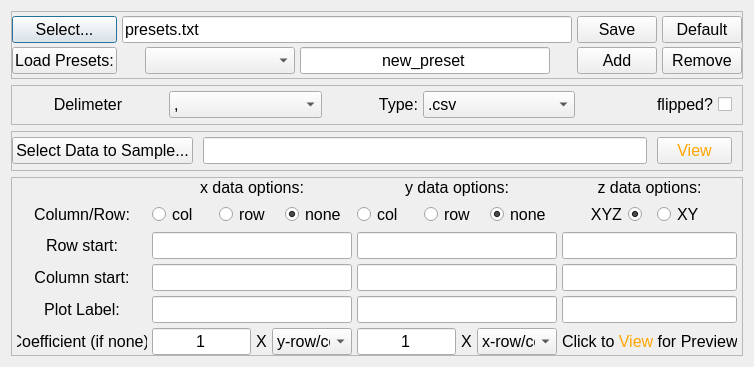
<?xml version="1.0" encoding="UTF-8"?>
<ui version="4.0">
 <class>Dialog</class>
 <widget class="QDialog" name="Dialog">
  <property name="geometry">
   <rect>
    <x>0</x>
    <y>0</y>
    <width>749</width>
    <height>367</height>
   </rect>
  </property>
  <property name="windowTitle">
   <string>Dialog</string>
  </property>
  <layout class="QGridLayout" name="gridLayout">
   <item row="4" column="0">
    <widget class="QFrame" name="frame_8">
     <property name="font">
      <font>
       <pointsize>12</pointsize>
      </font>
     </property>
     <property name="frameShape">
      <enum>QFrame::StyledPanel</enum>
     </property>
     <property name="frameShadow">
      <enum>QFrame::Raised</enum>
     </property>
     <layout class="QGridLayout" name="gridLayout_2">
      <property name="leftMargin">
       <number>5</number>
      </property>
      <property name="topMargin">
       <number>0</number>
      </property>
      <property name="rightMargin">
       <number>5</number>
      </property>
      <property name="bottomMargin">
       <number>0</number>
      </property>
      <property name="spacing">
       <number>5</number>
      </property>
      <item row="4" column="3">
       <widget class="QLineEdit" name="zlabel">
        <property name="font">
         <font>
          <pointsize>12</pointsize>
         </font>
        </property>
        <property name="text">
         <string/>
        </property>
        <property name="alignment">
         <set>Qt::AlignCenter</set>
        </property>
       </widget>
      </item>
      <item row="5" column="3">
       <widget class="QLabel" name="label_21">
        <property name="minimumSize">
         <size>
          <width>175</width>
          <height>0</height>
         </size>
        </property>
        <property name="font">
         <font>
          <pointsize>12</pointsize>
         </font>
        </property>
        <property name="styleSheet">
         <string notr="true"/>
        </property>
        <property name="text">
         <string>Click to &lt;FONT COLOR='Orange'&gt;View&lt;/FONT&gt; for Preview</string>
        </property>
        <property name="alignment">
         <set>Qt::AlignCenter</set>
        </property>
        <property name="wordWrap">
         <bool>false</bool>
        </property>
       </widget>
      </item>
      <item row="2" column="2">
       <widget class="QLineEdit" name="rowYst">
        <property name="font">
         <font>
          <pointsize>12</pointsize>
         </font>
        </property>
        <property name="text">
         <string/>
        </property>
        <property name="alignment">
         <set>Qt::AlignCenter</set>
        </property>
       </widget>
      </item>
      <item row="4" column="1">
       <widget class="QLineEdit" name="xlabel">
        <property name="font">
         <font>
          <pointsize>12</pointsize>
         </font>
        </property>
        <property name="text">
         <string/>
        </property>
        <property name="alignment">
         <set>Qt::AlignCenter</set>
        </property>
       </widget>
      </item>
      <item row="0" column="2">
       <widget class="QLabel" name="label_2">
        <property name="maximumSize">
         <size>
          <width>16777215</width>
          <height>25</height>
         </size>
        </property>
        <property name="font">
         <font>
          <pointsize>12</pointsize>
         </font>
        </property>
        <property name="text">
         <string>y data options:</string>
        </property>
        <property name="alignment">
         <set>Qt::AlignCenter</set>
        </property>
       </widget>
      </item>
      <item row="3" column="3">
       <widget class="QLineEdit" name="colZst">
        <property name="font">
         <font>
          <pointsize>12</pointsize>
         </font>
        </property>
        <property name="text">
         <string/>
        </property>
        <property name="alignment">
         <set>Qt::AlignCenter</set>
        </property>
       </widget>
      </item>
      <item row="5" column="0">
       <widget class="QLabel" name="label_20">
        <property name="minimumSize">
         <size>
          <width>130</width>
          <height>0</height>
         </size>
        </property>
        <property name="font">
         <font>
          <pointsize>12</pointsize>
         </font>
        </property>
        <property name="text">
         <string>Coefficient (if none):</string>
        </property>
        <property name="alignment">
         <set>Qt::AlignCenter</set>
        </property>
        <property name="wordWrap">
         <bool>false</bool>
        </property>
       </widget>
      </item>
      <item row="0" column="1">
       <widget class="QLabel" name="label">
        <property name="sizePolicy">
         <sizepolicy hsizetype="Expanding" vsizetype="Preferred">
          <horstretch>0</horstretch>
          <verstretch>0</verstretch>
         </sizepolicy>
        </property>
        <property name="maximumSize">
         <size>
          <width>16777215</width>
          <height>20</height>
         </size>
        </property>
        <property name="font">
         <font>
          <pointsize>12</pointsize>
         </font>
        </property>
        <property name="text">
         <string>x data options:</string>
        </property>
        <property name="alignment">
         <set>Qt::AlignCenter</set>
        </property>
       </widget>
      </item>
      <item row="1" column="3">
       <widget class="QFrame" name="frame_7">
        <property name="sizePolicy">
         <sizepolicy hsizetype="Preferred" vsizetype="Maximum">
          <horstretch>0</horstretch>
          <verstretch>0</verstretch>
         </sizepolicy>
        </property>
        <property name="minimumSize">
         <size>
          <width>0</width>
          <height>0</height>
         </size>
        </property>
        <property name="font">
         <font>
          <pointsize>12</pointsize>
         </font>
        </property>
        <property name="frameShape">
         <enum>QFrame::NoFrame</enum>
        </property>
        <property name="frameShadow">
         <enum>QFrame::Raised</enum>
        </property>
        <layout class="QHBoxLayout" name="horizontalLayout_4">
         <property name="spacing">
          <number>15</number>
         </property>
         <property name="leftMargin">
          <number>0</number>
         </property>
         <property name="topMargin">
          <number>0</number>
         </property>
         <property name="rightMargin">
          <number>0</number>
         </property>
         <property name="bottomMargin">
          <number>0</number>
         </property>
         <item>
          <widget class="QRadioButton" name="xyz">
           <property name="sizePolicy">
            <sizepolicy hsizetype="Preferred" vsizetype="Ignored">
             <horstretch>0</horstretch>
             <verstretch>0</verstretch>
            </sizepolicy>
           </property>
           <property name="maximumSize">
            <size>
             <width>2525</width>
             <height>16777215</height>
            </size>
           </property>
           <property name="font">
            <font>
             <pointsize>12</pointsize>
            </font>
           </property>
           <property name="layoutDirection">
            <enum>Qt::RightToLeft</enum>
           </property>
           <property name="text">
            <string>XYZ</string>
           </property>
           <property name="checked">
            <bool>true</bool>
           </property>
           <attribute name="buttonGroup">
            <string notr="true">bgmode</string>
           </attribute>
          </widget>
         </item>
         <item>
          <widget class="QRadioButton" name="xy">
           <property name="sizePolicy">
            <sizepolicy hsizetype="Preferred" vsizetype="Fixed">
             <horstretch>0</horstretch>
             <verstretch>0</verstretch>
            </sizepolicy>
           </property>
           <property name="maximumSize">
            <size>
             <width>2525</width>
             <height>16777215</height>
            </size>
           </property>
           <property name="font">
            <font>
             <pointsize>12</pointsize>
            </font>
           </property>
           <property name="text">
            <string>XY</string>
           </property>
           <attribute name="buttonGroup">
            <string notr="true">bgmode</string>
           </attribute>
          </widget>
         </item>
        </layout>
       </widget>
      </item>
      <item row="3" column="1">
       <widget class="QLineEdit" name="colXst">
        <property name="sizePolicy">
         <sizepolicy hsizetype="Preferred" vsizetype="Fixed">
          <horstretch>0</horstretch>
          <verstretch>0</verstretch>
         </sizepolicy>
        </property>
        <property name="font">
         <font>
          <pointsize>12</pointsize>
         </font>
        </property>
        <property name="text">
         <string/>
        </property>
        <property name="alignment">
         <set>Qt::AlignCenter</set>
        </property>
       </widget>
      </item>
      <item row="1" column="2">
       <widget class="QFrame" name="frame_3">
        <property name="sizePolicy">
         <sizepolicy hsizetype="Preferred" vsizetype="Maximum">
          <horstretch>0</horstretch>
          <verstretch>0</verstretch>
         </sizepolicy>
        </property>
        <property name="minimumSize">
         <size>
          <width>0</width>
          <height>0</height>
         </size>
        </property>
        <property name="font">
         <font>
          <pointsize>12</pointsize>
         </font>
        </property>
        <property name="frameShape">
         <enum>QFrame::NoFrame</enum>
        </property>
        <property name="frameShadow">
         <enum>QFrame::Raised</enum>
        </property>
        <layout class="QHBoxLayout" name="horizontalLayout_3">
         <property name="spacing">
          <number>0</number>
         </property>
         <property name="leftMargin">
          <number>0</number>
         </property>
         <property name="topMargin">
          <number>0</number>
         </property>
         <property name="rightMargin">
          <number>0</number>
         </property>
         <property name="bottomMargin">
          <number>0</number>
         </property>
         <item>
          <widget class="QRadioButton" name="ycolcb">
           <property name="font">
            <font>
             <pointsize>12</pointsize>
            </font>
           </property>
           <property name="text">
            <string>col</string>
           </property>
           <property name="checked">
            <bool>false</bool>
           </property>
           <attribute name="buttonGroup">
            <string notr="true">bgy</string>
           </attribute>
          </widget>
         </item>
         <item>
          <widget class="QRadioButton" name="yrowcb">
           <property name="font">
            <font>
             <pointsize>12</pointsize>
            </font>
           </property>
           <property name="text">
            <string>row</string>
           </property>
           <attribute name="buttonGroup">
            <string notr="true">bgy</string>
           </attribute>
          </widget>
         </item>
         <item>
          <widget class="QRadioButton" name="ynonecb">
           <property name="font">
            <font>
             <pointsize>12</pointsize>
             <underline>false</underline>
            </font>
           </property>
           <property name="text">
            <string>none</string>
           </property>
           <property name="checked">
            <bool>true</bool>
           </property>
           <attribute name="buttonGroup">
            <string notr="true">bgy</string>
           </attribute>
          </widget>
         </item>
        </layout>
       </widget>
      </item>
      <item row="3" column="2">
       <widget class="QLineEdit" name="colYst">
        <property name="font">
         <font>
          <pointsize>12</pointsize>
         </font>
        </property>
        <property name="text">
         <string/>
        </property>
        <property name="alignment">
         <set>Qt::AlignCenter</set>
        </property>
       </widget>
      </item>
      <item row="1" column="1">
       <widget class="QFrame" name="frame_2">
        <property name="sizePolicy">
         <sizepolicy hsizetype="Preferred" vsizetype="Maximum">
          <horstretch>0</horstretch>
          <verstretch>0</verstretch>
         </sizepolicy>
        </property>
        <property name="minimumSize">
         <size>
          <width>0</width>
          <height>0</height>
         </size>
        </property>
        <property name="font">
         <font>
          <pointsize>12</pointsize>
         </font>
        </property>
        <property name="frameShape">
         <enum>QFrame::NoFrame</enum>
        </property>
        <property name="frameShadow">
         <enum>QFrame::Raised</enum>
        </property>
        <layout class="QHBoxLayout" name="horizontalLayout_2">
         <property name="spacing">
          <number>0</number>
         </property>
         <property name="leftMargin">
          <number>0</number>
         </property>
         <property name="topMargin">
          <number>0</number>
         </property>
         <property name="rightMargin">
          <number>0</number>
         </property>
         <property name="bottomMargin">
          <number>0</number>
         </property>
         <item>
          <widget class="QRadioButton" name="xcolcb">
           <property name="font">
            <font>
             <pointsize>12</pointsize>
            </font>
           </property>
           <property name="text">
            <string>col</string>
           </property>
           <attribute name="buttonGroup">
            <string notr="true">bgx</string>
           </attribute>
          </widget>
         </item>
         <item>
          <widget class="QRadioButton" name="xrowcb">
           <property name="font">
            <font>
             <pointsize>12</pointsize>
            </font>
           </property>
           <property name="text">
            <string>row</string>
           </property>
           <property name="checked">
            <bool>false</bool>
           </property>
           <attribute name="buttonGroup">
            <string notr="true">bgx</string>
           </attribute>
          </widget>
         </item>
         <item>
          <widget class="QRadioButton" name="xnonecb">
           <property name="font">
            <font>
             <pointsize>12</pointsize>
             <underline>false</underline>
            </font>
           </property>
           <property name="styleSheet">
            <string notr="true"/>
           </property>
           <property name="text">
            <string>none</string>
           </property>
           <property name="checked">
            <bool>true</bool>
           </property>
           <attribute name="buttonGroup">
            <string notr="true">bgx</string>
           </attribute>
          </widget>
         </item>
        </layout>
       </widget>
      </item>
      <item row="3" column="0">
       <widget class="QLabel" name="label_7">
        <property name="font">
         <font>
          <pointsize>12</pointsize>
         </font>
        </property>
        <property name="text">
         <string>Column start:</string>
        </property>
        <property name="alignment">
         <set>Qt::AlignCenter</set>
        </property>
       </widget>
      </item>
      <item row="4" column="2">
       <widget class="QLineEdit" name="ylabel">
        <property name="font">
         <font>
          <pointsize>12</pointsize>
         </font>
        </property>
        <property name="text">
         <string/>
        </property>
        <property name="alignment">
         <set>Qt::AlignCenter</set>
        </property>
       </widget>
      </item>
      <item row="4" column="0">
       <widget class="QLabel" name="label_22">
        <property name="minimumSize">
         <size>
          <width>120</width>
          <height>0</height>
         </size>
        </property>
        <property name="font">
         <font>
          <pointsize>12</pointsize>
         </font>
        </property>
        <property name="text">
         <string>Plot Label:</string>
        </property>
        <property name="alignment">
         <set>Qt::AlignCenter</set>
        </property>
        <property name="wordWrap">
         <bool>false</bool>
        </property>
       </widget>
      </item>
      <item row="2" column="0">
       <widget class="QLabel" name="label_6">
        <property name="font">
         <font>
          <pointsize>12</pointsize>
         </font>
        </property>
        <property name="text">
         <string>Row start:</string>
        </property>
        <property name="alignment">
         <set>Qt::AlignCenter</set>
        </property>
       </widget>
      </item>
      <item row="2" column="3">
       <widget class="QLineEdit" name="rowZst">
        <property name="font">
         <font>
          <pointsize>12</pointsize>
         </font>
        </property>
        <property name="text">
         <string/>
        </property>
        <property name="alignment">
         <set>Qt::AlignCenter</set>
        </property>
       </widget>
      </item>
      <item row="1" column="0">
       <widget class="QLabel" name="label_5">
        <property name="font">
         <font>
          <pointsize>12</pointsize>
         </font>
        </property>
        <property name="text">
         <string>Column/Row:</string>
        </property>
        <property name="alignment">
         <set>Qt::AlignCenter</set>
        </property>
       </widget>
      </item>
      <item row="2" column="1">
       <widget class="QLineEdit" name="rowXst">
        <property name="sizePolicy">
         <sizepolicy hsizetype="Preferred" vsizetype="Fixed">
          <horstretch>0</horstretch>
          <verstretch>0</verstretch>
         </sizepolicy>
        </property>
        <property name="font">
         <font>
          <pointsize>12</pointsize>
         </font>
        </property>
        <property name="text">
         <string/>
        </property>
        <property name="alignment">
         <set>Qt::AlignCenter</set>
        </property>
       </widget>
      </item>
      <item row="0" column="3">
       <widget class="QLabel" name="label_3">
        <property name="maximumSize">
         <size>
          <width>16777215</width>
          <height>25</height>
         </size>
        </property>
        <property name="font">
         <font>
          <pointsize>12</pointsize>
         </font>
        </property>
        <property name="text">
         <string>z data options:</string>
        </property>
        <property name="alignment">
         <set>Qt::AlignCenter</set>
        </property>
       </widget>
      </item>
      <item row="5" column="1">
       <widget class="QFrame" name="frame_4">
        <property name="minimumSize">
         <size>
          <width>175</width>
          <height>0</height>
         </size>
        </property>
        <property name="font">
         <font>
          <pointsize>12</pointsize>
         </font>
        </property>
        <property name="frameShape">
         <enum>QFrame::NoFrame</enum>
        </property>
        <property name="frameShadow">
         <enum>QFrame::Raised</enum>
        </property>
        <layout class="QHBoxLayout" name="horizontalLayout">
         <property name="spacing">
          <number>5</number>
         </property>
         <property name="leftMargin">
          <number>0</number>
         </property>
         <property name="topMargin">
          <number>0</number>
         </property>
         <property name="rightMargin">
          <number>0</number>
         </property>
         <property name="bottomMargin">
          <number>0</number>
         </property>
         <item>
          <widget class="QLineEdit" name="coefx">
           <property name="font">
            <font>
             <pointsize>12</pointsize>
            </font>
           </property>
           <property name="text">
            <string>1</string>
           </property>
           <property name="alignment">
            <set>Qt::AlignCenter</set>
           </property>
          </widget>
         </item>
         <item>
          <widget class="QLabel" name="label_4">
           <property name="font">
            <font>
             <pointsize>12</pointsize>
            </font>
           </property>
           <property name="text">
            <string>X</string>
           </property>
          </widget>
         </item>
         <item>
          <widget class="QComboBox" name="multXwith">
           <property name="minimumSize">
            <size>
             <width>80</width>
             <height>0</height>
            </size>
           </property>
           <property name="font">
            <font>
             <pointsize>12</pointsize>
            </font>
           </property>
           <item>
            <property name="text">
             <string>y-row/col</string>
            </property>
           </item>
           <item>
            <property name="text">
             <string>z-col</string>
            </property>
           </item>
           <item>
            <property name="text">
             <string>z-row</string>
            </property>
           </item>
          </widget>
         </item>
        </layout>
       </widget>
      </item>
      <item row="5" column="2">
       <widget class="QFrame" name="frame_5">
        <property name="minimumSize">
         <size>
          <width>175</width>
          <height>0</height>
         </size>
        </property>
        <property name="font">
         <font>
          <pointsize>12</pointsize>
         </font>
        </property>
        <property name="frameShape">
         <enum>QFrame::NoFrame</enum>
        </property>
        <property name="frameShadow">
         <enum>QFrame::Raised</enum>
        </property>
        <layout class="QHBoxLayout" name="horizontalLayout_5">
         <property name="spacing">
          <number>5</number>
         </property>
         <property name="leftMargin">
          <number>0</number>
         </property>
         <property name="topMargin">
          <number>0</number>
         </property>
         <property name="rightMargin">
          <number>0</number>
         </property>
         <property name="bottomMargin">
          <number>0</number>
         </property>
         <item>
          <widget class="QLineEdit" name="coefy">
           <property name="font">
            <font>
             <pointsize>12</pointsize>
            </font>
           </property>
           <property name="text">
            <string>1</string>
           </property>
           <property name="alignment">
            <set>Qt::AlignCenter</set>
           </property>
          </widget>
         </item>
         <item>
          <widget class="QLabel" name="label_8">
           <property name="font">
            <font>
             <pointsize>12</pointsize>
            </font>
           </property>
           <property name="text">
            <string>X</string>
           </property>
          </widget>
         </item>
         <item>
          <widget class="QComboBox" name="multYwith">
           <property name="minimumSize">
            <size>
             <width>80</width>
             <height>0</height>
            </size>
           </property>
           <property name="font">
            <font>
             <pointsize>12</pointsize>
            </font>
           </property>
           <item>
            <property name="text">
             <string>x-row/col</string>
            </property>
           </item>
           <item>
            <property name="text">
             <string>z-col</string>
            </property>
           </item>
           <item>
            <property name="text">
             <string>z-row</string>
            </property>
           </item>
          </widget>
         </item>
        </layout>
       </widget>
      </item>
     </layout>
    </widget>
   </item>
   <item row="2" column="0">
    <widget class="QFrame" name="frame_9">
     <property name="sizePolicy">
      <sizepolicy hsizetype="Preferred" vsizetype="Maximum">
       <horstretch>0</horstretch>
       <verstretch>0</verstretch>
      </sizepolicy>
     </property>
     <property name="maximumSize">
      <size>
       <width>16777215</width>
       <height>40</height>
      </size>
     </property>
     <property name="font">
      <font>
       <pointsize>12</pointsize>
      </font>
     </property>
     <property name="frameShape">
      <enum>QFrame::StyledPanel</enum>
     </property>
     <property name="frameShadow">
      <enum>QFrame::Raised</enum>
     </property>
     <layout class="QGridLayout" name="gridLayout_9">
      <property name="leftMargin">
       <number>0</number>
      </property>
      <property name="topMargin">
       <number>0</number>
      </property>
      <property name="rightMargin">
       <number>10</number>
      </property>
      <property name="bottomMargin">
       <number>0</number>
      </property>
      <property name="horizontalSpacing">
       <number>10</number>
      </property>
      <property name="verticalSpacing">
       <number>0</number>
      </property>
      <item row="0" column="0">
       <widget class="QPushButton" name="selectPrefSample">
        <property name="sizePolicy">
         <sizepolicy hsizetype="Maximum" vsizetype="Fixed">
          <horstretch>0</horstretch>
          <verstretch>0</verstretch>
         </sizepolicy>
        </property>
        <property name="minimumSize">
         <size>
          <width>0</width>
          <height>0</height>
         </size>
        </property>
        <property name="font">
         <font>
          <pointsize>12</pointsize>
         </font>
        </property>
        <property name="text">
         <string>Select Data to Sample...</string>
        </property>
       </widget>
      </item>
      <item row="0" column="3">
       <widget class="QPushButton" name="previewButton">
        <property name="sizePolicy">
         <sizepolicy hsizetype="Expanding" vsizetype="Fixed">
          <horstretch>0</horstretch>
          <verstretch>0</verstretch>
         </sizepolicy>
        </property>
        <property name="maximumSize">
         <size>
          <width>75</width>
          <height>16777215</height>
         </size>
        </property>
        <property name="font">
         <font>
          <pointsize>12</pointsize>
         </font>
        </property>
        <property name="styleSheet">
         <string notr="true">color: Orange</string>
        </property>
        <property name="text">
         <string>View</string>
        </property>
       </widget>
      </item>
      <item row="0" column="1">
       <widget class="QLineEdit" name="sfileloc">
        <property name="sizePolicy">
         <sizepolicy hsizetype="Expanding" vsizetype="Fixed">
          <horstretch>0</horstretch>
          <verstretch>0</verstretch>
         </sizepolicy>
        </property>
        <property name="minimumSize">
         <size>
          <width>251</width>
          <height>25</height>
         </size>
        </property>
        <property name="maximumSize">
         <size>
          <width>16777215</width>
          <height>16777215</height>
         </size>
        </property>
        <property name="font">
         <font>
          <pointsize>12</pointsize>
         </font>
        </property>
        <property name="text">
         <string/>
        </property>
       </widget>
      </item>
     </layout>
    </widget>
   </item>
   <item row="0" column="0">
    <widget class="QFrame" name="frame">
     <property name="maximumSize">
      <size>
       <width>16777215</width>
       <height>75</height>
      </size>
     </property>
     <property name="font">
      <font>
       <pointsize>12</pointsize>
      </font>
     </property>
     <property name="frameShape">
      <enum>QFrame::StyledPanel</enum>
     </property>
     <property name="frameShadow">
      <enum>QFrame::Raised</enum>
     </property>
     <layout class="QGridLayout" name="gridLayout_3">
      <property name="leftMargin">
       <number>0</number>
      </property>
      <property name="topMargin">
       <number>0</number>
      </property>
      <property name="rightMargin">
       <number>0</number>
      </property>
      <property name="bottomMargin">
       <number>0</number>
      </property>
      <property name="horizontalSpacing">
       <number>5</number>
      </property>
      <property name="verticalSpacing">
       <number>0</number>
      </property>
      <item row="0" column="6">
       <widget class="QPushButton" name="savepresetsButton">
        <property name="maximumSize">
         <size>
          <width>300</width>
          <height>16777215</height>
         </size>
        </property>
        <property name="font">
         <font>
          <pointsize>12</pointsize>
         </font>
        </property>
        <property name="text">
         <string>Save</string>
        </property>
       </widget>
      </item>
      <item row="0" column="0">
       <widget class="QPushButton" name="selectimpButton">
        <property name="font">
         <font>
          <pointsize>12</pointsize>
         </font>
        </property>
        <property name="text">
         <string>Select...</string>
        </property>
        <property name="autoDefault">
         <bool>false</bool>
        </property>
        <property name="default">
         <bool>true</bool>
        </property>
       </widget>
      </item>
      <item row="1" column="0">
       <widget class="QPushButton" name="loadimpButton">
        <property name="minimumSize">
         <size>
          <width>105</width>
          <height>0</height>
         </size>
        </property>
        <property name="font">
         <font>
          <pointsize>12</pointsize>
         </font>
        </property>
        <property name="text">
         <string>Load Presets:</string>
        </property>
       </widget>
      </item>
      <item row="1" column="2" colspan="2">
       <widget class="QComboBox" name="listprefs">
        <property name="minimumSize">
         <size>
          <width>150</width>
          <height>0</height>
         </size>
        </property>
        <property name="maximumSize">
         <size>
          <width>250</width>
          <height>16777215</height>
         </size>
        </property>
        <property name="font">
         <font>
          <pointsize>12</pointsize>
         </font>
        </property>
       </widget>
      </item>
      <item row="1" column="4">
       <widget class="QLineEdit" name="newPreset">
        <property name="minimumSize">
         <size>
          <width>75</width>
          <height>25</height>
         </size>
        </property>
        <property name="maximumSize">
         <size>
          <width>250</width>
          <height>16777215</height>
         </size>
        </property>
        <property name="font">
         <font>
          <pointsize>12</pointsize>
         </font>
        </property>
        <property name="text">
         <string>new_preset</string>
        </property>
        <property name="alignment">
         <set>Qt::AlignCenter</set>
        </property>
       </widget>
      </item>
      <item row="0" column="1" colspan="5">
       <widget class="QLineEdit" name="presetloc">
        <property name="minimumSize">
         <size>
          <width>450</width>
          <height>25</height>
         </size>
        </property>
        <property name="maximumSize">
         <size>
          <width>16777215</width>
          <height>16777215</height>
         </size>
        </property>
        <property name="font">
         <font>
          <pointsize>12</pointsize>
         </font>
        </property>
        <property name="text">
         <string>presets.txt</string>
        </property>
       </widget>
      </item>
      <item row="0" column="7">
       <widget class="QPushButton" name="defpresetButton">
        <property name="maximumSize">
         <size>
          <width>300</width>
          <height>16777215</height>
         </size>
        </property>
        <property name="font">
         <font>
          <pointsize>12</pointsize>
         </font>
        </property>
        <property name="text">
         <string>Default</string>
        </property>
       </widget>
      </item>
      <item row="1" column="7">
       <widget class="QPushButton" name="rempresetButton">
        <property name="maximumSize">
         <size>
          <width>300</width>
          <height>16777215</height>
         </size>
        </property>
        <property name="font">
         <font>
          <pointsize>12</pointsize>
         </font>
        </property>
        <property name="text">
         <string>Remove</string>
        </property>
       </widget>
      </item>
      <item row="1" column="6">
       <widget class="QPushButton" name="addpresetButton">
        <property name="maximumSize">
         <size>
          <width>300</width>
          <height>16777215</height>
         </size>
        </property>
        <property name="font">
         <font>
          <pointsize>12</pointsize>
         </font>
        </property>
        <property name="text">
         <string>Add</string>
        </property>
       </widget>
      </item>
     </layout>
    </widget>
   </item>
   <item row="1" column="0">
    <widget class="QFrame" name="frame_6">
     <property name="sizePolicy">
      <sizepolicy hsizetype="Preferred" vsizetype="Maximum">
       <horstretch>0</horstretch>
       <verstretch>0</verstretch>
      </sizepolicy>
     </property>
     <property name="maximumSize">
      <size>
       <width>16777215</width>
       <height>40</height>
      </size>
     </property>
     <property name="font">
      <font>
       <pointsize>12</pointsize>
      </font>
     </property>
     <property name="frameShape">
      <enum>QFrame::StyledPanel</enum>
     </property>
     <property name="frameShadow">
      <enum>QFrame::Raised</enum>
     </property>
     <layout class="QGridLayout" name="gridLayout_8">
      <property name="leftMargin">
       <number>0</number>
      </property>
      <property name="topMargin">
       <number>0</number>
      </property>
      <property name="rightMargin">
       <number>10</number>
      </property>
      <property name="bottomMargin">
       <number>0</number>
      </property>
      <property name="horizontalSpacing">
       <number>5</number>
      </property>
      <property name="verticalSpacing">
       <number>0</number>
      </property>
      <item row="0" column="6">
       <widget class="QComboBox" name="dendwith">
        <property name="minimumSize">
         <size>
          <width>70</width>
          <height>0</height>
         </size>
        </property>
        <property name="font">
         <font>
          <pointsize>12</pointsize>
         </font>
        </property>
        <item>
         <property name="text">
          <string>.csv</string>
         </property>
        </item>
        <item>
         <property name="text">
          <string>.txt</string>
         </property>
        </item>
        <item>
         <property name="text">
          <string>.dat</string>
         </property>
        </item>
       </widget>
      </item>
      <item row="0" column="4">
       <widget class="QComboBox" name="dlmtr">
        <property name="minimumSize">
         <size>
          <width>70</width>
          <height>0</height>
         </size>
        </property>
        <property name="font">
         <font>
          <pointsize>12</pointsize>
         </font>
        </property>
        <item>
         <property name="text">
          <string>,</string>
         </property>
        </item>
        <item>
         <property name="text">
          <string>space</string>
         </property>
        </item>
       </widget>
      </item>
      <item row="0" column="7">
       <widget class="QCheckBox" name="flipdatacb">
        <property name="font">
         <font>
          <pointsize>12</pointsize>
         </font>
        </property>
        <property name="layoutDirection">
         <enum>Qt::RightToLeft</enum>
        </property>
        <property name="text">
         <string>flipped?</string>
        </property>
       </widget>
      </item>
      <item row="0" column="3">
       <widget class="QLabel" name="label_25">
        <property name="maximumSize">
         <size>
          <width>2500</width>
          <height>20</height>
         </size>
        </property>
        <property name="font">
         <font>
          <pointsize>12</pointsize>
         </font>
        </property>
        <property name="text">
         <string>Delimeter</string>
        </property>
        <property name="alignment">
         <set>Qt::AlignCenter</set>
        </property>
       </widget>
      </item>
      <item row="0" column="5">
       <widget class="QLabel" name="label_26">
        <property name="maximumSize">
         <size>
          <width>91</width>
          <height>25</height>
         </size>
        </property>
        <property name="font">
         <font>
          <pointsize>12</pointsize>
         </font>
        </property>
        <property name="text">
         <string>Type:</string>
        </property>
        <property name="alignment">
         <set>Qt::AlignRight|Qt::AlignTrailing|Qt::AlignVCenter</set>
        </property>
       </widget>
      </item>
     </layout>
    </widget>
   </item>
  </layout>
 </widget>
 <resources/>
 <connections/>
 <buttongroups>
  <buttongroup name="bgx"/>
  <buttongroup name="bgy"/>
  <buttongroup name="bgmode"/>
 </buttongroups>
</ui>
